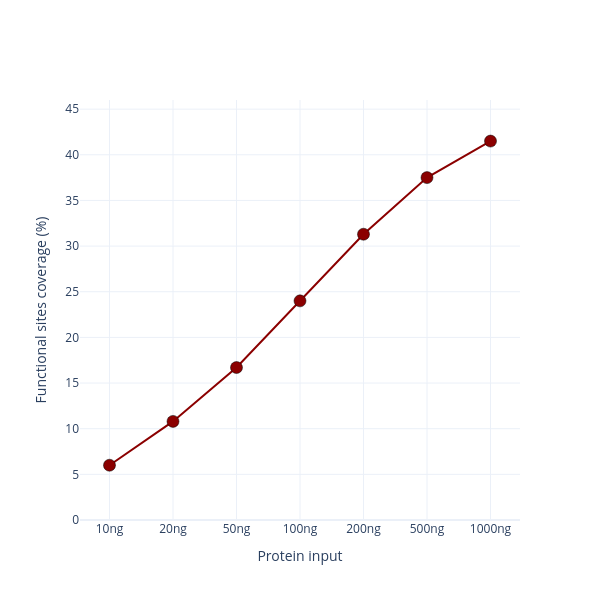

Notebook source saved alongside this figure:
### Code cell
import pandas as pd
import numpy as np
import plotly.graph_objects as go

INPUT_NG_ORDER = [10, 20, 50, 100, 200, 500, 1000]

# Per-dilution coverage of high-confidence functional sites.
# Coverage = UNIQUE functional sites detected / total high-confidence functional sites.
# Sites are counted unique by (ProteinId, position) Key — multiplicity collapsed, per
# the project counting policy — so a residue seen on M1 and M2 peptides counts once.
# (Counting rows instead inflates coverage by ~8 points at 1 ug.)
coverage_pct = {}

for ng in INPUT_NG_ORDER:
    if ng not in nanoPhos_woEGF:
        print(f"  skipping {ng} ng (not in nanoPhos_woEGF)")
        continue
    print(f"\n=== {ng} ng ===")
    result = process_ptm_site_report(nanoPhos_woEGF[ng], cutoff=0.75)
    site_data = result['site_data']

    # Key matches funscores 'sites' format: <ProteinId>_<absolute position>
    site_data['Key'] = (site_data['Protein_group'].astype(str)
                        + '_' + site_data['PTM_pos'].astype(str))
    matched   = site_data[site_data['Key'].isin(funscores_high['sites'])]
    n_unique  = matched['Key'].nunique()                 # collapse multiplicity
    pct       = round(100 * n_unique / len(funscores_high), 1)
    coverage_pct[ng] = pct

    print(f"  Unique sites in dataset:           {site_data['Key'].nunique():,}")
    print(f"  Matched functional sites (unique): {n_unique:,}")
    print(f"  Coverage: {pct}%")

# Plot
labels = [f"{ng}ng" for ng in coverage_pct]
y_vals = list(coverage_pct.values())

fig = go.Figure()
fig.add_trace(go.Scatter(
    x=labels, y=y_vals,
    mode='lines+markers',
    marker=dict(size=12, color='darkred',
                line=dict(width=0.5, color='black')),
    line=dict(width=2, color='darkred'),
))
fig.update_layout(
    width=600, height=600,
    template='plotly_white',
    xaxis_title='Protein input',
    yaxis_title='Functional sites coverage (%)',
    showlegend=False,
)
fig.update_yaxes(range=[0, 46])
fig.show()
fig.write_image(r'figures/figure2/suppl_figure1b.pdf', height=600, width=600)

### Figure 1 — Plotly figure (JSON) as saved in the notebook; plotly's stock layout.template omitted (floating-point values rounded to 4 significant figures)
{"data": [{"line": {"color": "darkred", "width": 2}, "marker": {"color": "darkred", "line": {"color": "black", "width": 0.5}, "size": 12}, "mode": "lines+markers", "type": "scatter", "x": ["10ng", "20ng", "50ng", "100ng", "200ng", "500ng", "1000ng"], "y": [6, 10.8, 16.7, 24, 31.3, 37.5, 41.5]}], "layout": {"height": 600, "showlegend": false, "width": 600, "xaxis": {"title": {"text": "Protein input"}}, "yaxis": {"range": [0, 46], "title": {"text": "Functional sites coverage (%)"}}}}
